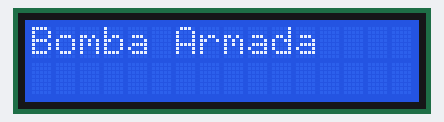
Simulated run of this sketch. Board: Arduino Uno, built with avr-gcc and run on an emulated ATmega328P. Shown: 16×2 character LCD.

Above: at 0.1 s.
At 4.1 s:
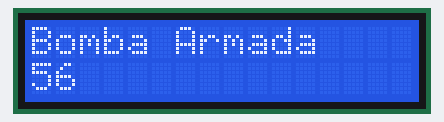
At 9.1 s:
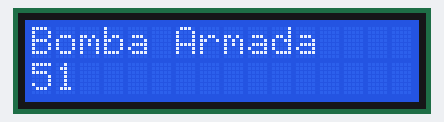
At 19.1 s:
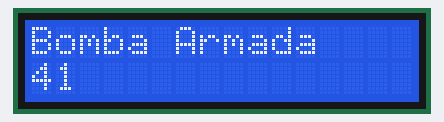
At 29.1 s:
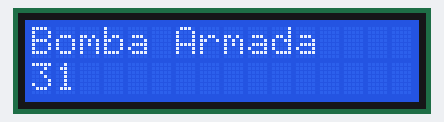
At 39.1 s:
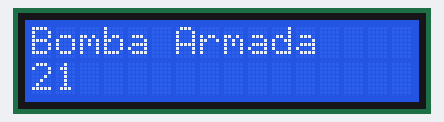

Measured:
- what the display in image 1 shows lasts 1.0 s, from 4.0 s to 5.0 s

The sketch:

i2c_lcd_test.ino
```cpp
// Programa : Display LCD 16x2 e modulo I2C
// http://www.arduinoecia.com.br/2014/12/modulo-i2c-display-16x2-arduino.html
// Autor : Arduino e Cia

#include <Wire.h>
#include <LiquidCrystal_I2C.h>

// Inicializa o display no endereco 0x27
LiquidCrystal_I2C lcd(0x27,2,1,0,4,5,6,7,3, POSITIVE);

int segundosatual = 0;
int segundosantigos = 0;
int segundosrelogio = 60;

void setup()
{
 lcd.begin (16,2);
  lcd.setBacklight(HIGH);
  lcd.setCursor(0,0);
}

void loop()
{
  lcd.setCursor(0,0);
  lcd.print("Bomba Armada");

  segundosatual = millis()/1000;

  if (segundosatual >= (segundosantigos + 1)){ // Se passou 1000mS, conta mais um segundo
      segundosantigos = segundosatual;
      segundosrelogio = segundosrelogio - 1;
      if(segundosrelogio <= 1){
          lcd.setCursor(0,0);
          lcd.print("BOOOOMMMMM");
      } else{
          lcd.setCursor(0,1);
          lcd.print(segundosrelogio);
      }

  }


}
```
